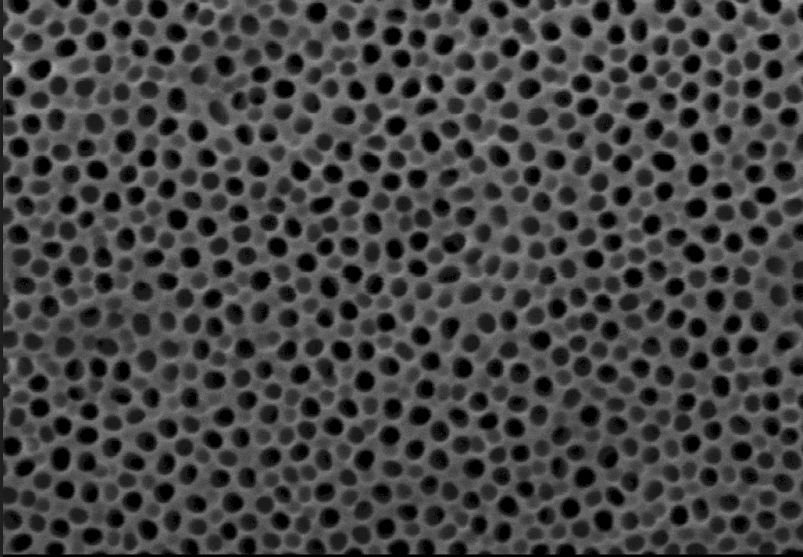
#> input picture segmentação_materias/migro.png, 803 x 557 px
$ jupyter execute seg_materi.ipynb
#> lines starting #> are read from the running program, lines starting #| are printed output that depends on the picture; after the words box and inside, x2 and y2 are one past the last pixel; in counts of white or black regions, pixels touching at a corner belong together
# Segmentação de imagens de varredura eletrônica
* Primeiro é usada uma técnica de **Equalização de histograma** para melhorar o contraste da imagem.
  * [Create CLAHE](https://docs.opencv.org/master/d5/daf/tutorial_py_histogram_equalization.html)
* Na segunda étapa são testados dois algoritmos de segmentação.
  * [ADAPTIVE Thresholding](https://docs.opencv.org/3.4/d7/d4d/tutorial_py_thresholding.html)
* Por fim são usadas técnicas de morfologia para melhorar a segmentação.
  * [Dilation e Erosion](https://opencv-python-tutroals.readthedocs.io/en/latest/py_tutorials/py_imgproc/py_morphological_ops/py_morphological_ops.html)

[cell 1]
import cv2
import matplotlib.pyplot as plt
import numpy as np

### Função para plotar as imagens lado a lado

[cell 2]
def image_plot(img, seg_img, titulo):
    img = cv2.cvtColor(img, cv2.COLOR_BGR2RGB)
    seg_img = cv2.cvtColor(seg_img, cv2.COLOR_BGR2RGB)

    fig, ax1 = plt.subplots(1, 2, figsize=(12, 7))
    plt.tight_layout()
    fig.suptitle(titulo[0])
    ax1[0].set_title(titulo[1])
    ax1[1].set_title(titulo[2])
    ax1[0].imshow(img)
    ax1[1].imshow(seg_img)

    plt.show()

### Lendo a imagem e melhorando o contraste da mesma

[cell 3]
img = cv2.imread("migro.png") # Lendo a imagem
#> img is the input picture: shape (557, 803, 3); mean B, G, R 69.1, 69.1, 69.1
img_normal = img.copy()
gray_image = cv2.cvtColor(img, cv2.COLOR_BGR2GRAY) # Tranformando em escala de cinsar 1 canal
clahe = cv2.createCLAHE(clipLimit=4.0, tileGridSize=(8,8)) # Criando o objeto de equalização
cl1 = clahe.apply(gray_image) # Aplicando o equalizador na imagem

[cell 4]
# Plotando a imagem normal do lado da imagem com o contraste melhorado
image_plot(img, cl1, ["Realce da imagem", "imagem original" , "Imgem melhorada"])

[cell 5]
output_adapthresh = cv2.adaptiveThreshold(cl1, 255.0,
		cv2.ADAPTIVE_THRESH_MEAN_C, cv2.THRESH_BINARY, 17, 3)
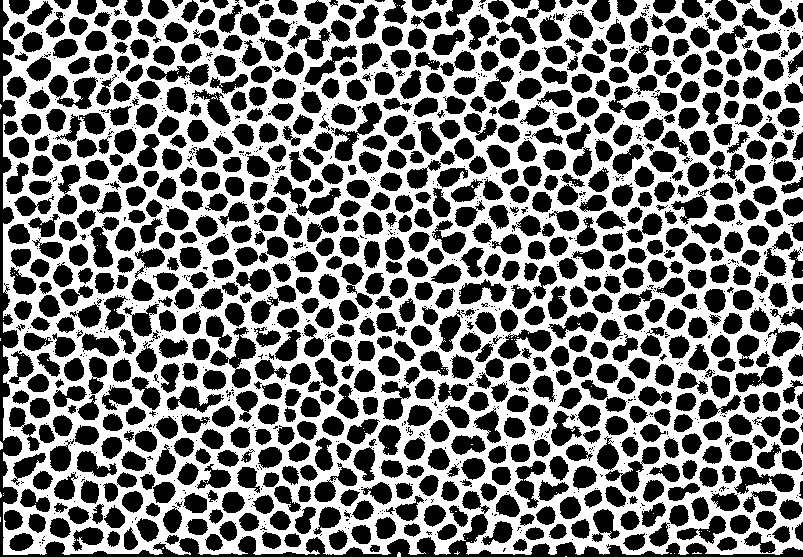
#> output_adapthresh: shape (557, 803); 47.2% white; 188 white regions (186 under 20 px), largest, box (x1, y1, x2, y2) and area: (3, 0, 803, 555) 210587, (0, 441, 3, 450) 22

[cell 6]
image_plot(cl1, output_adapthresh, ["Realce da imagem", "imagem original" , "Imagem Segmentada ADAPTIVE THRESH MEAN"])

[cell 7]
for i in range(0, output_adapthresh.shape[0]):
    for j in range(0, output_adapthresh.shape[1]):
        if output_adapthresh[i][j] == 255:
            output_adapthresh[i][j] = 0
        else:
            output_adapthresh[i][j] = 255

[cell 8]
image_plot(cl1, output_adapthresh, ["Realce da imagem", "imagem original" , "Imagem Segmentada ADAPTIVE THRESH MEAN"])

[cell 9]
# noise removal
kernel = np.ones((3,3),np.uint8)
opening = cv2.morphologyEx(output_adapthresh,cv2.MORPH_OPEN,kernel, iterations = 2)
#> opening: shape (557, 803); 49% white; 878 white regions (3 under 20 px), largest, box (x1, y1, x2, y2) and area: (0, 0, 22, 517) 3299, (305, 46, 356, 85) 658, (91, 227, 113, 267) 544

# sure background area
sure_bg = cv2.dilate(opening,kernel,iterations=2)
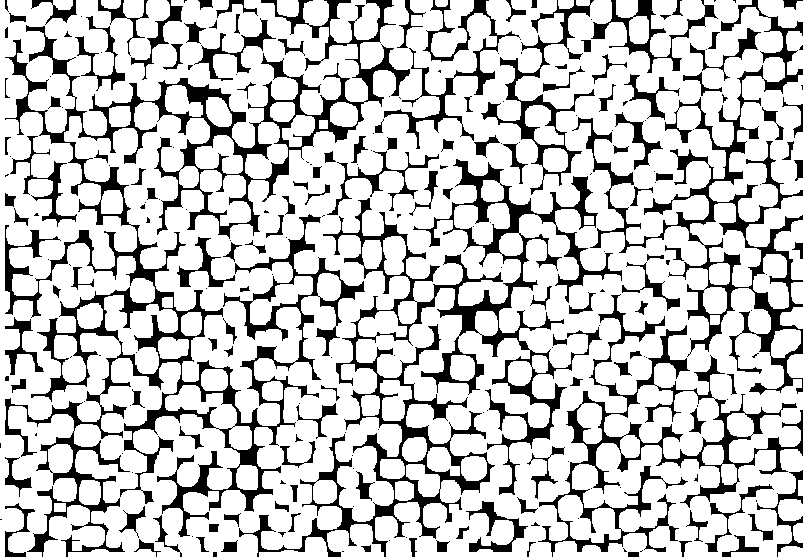
#> sure_bg: shape (557, 803); 78% white; 239 black regions (107 under 20 px), largest, box (x1, y1, x2, y2) and area: (5, 0, 410, 557) 31765, (239, 159, 622, 557) 19005, (572, 0, 803, 395) 10256

[cell 10]
image_plot(output_adapthresh, opening, ["Realce da imagem", "imagem original" , "Imagem Segmentada ADAPTIVE THRESH MEAN"])

[cell 11]
# Finding sure foreground area
dist_transform = cv2.distanceTransform(opening,cv2.DIST_L2,3)
ret, sure_fg = cv2.threshold(dist_transform,0.1*dist_transform.max(),255,0)
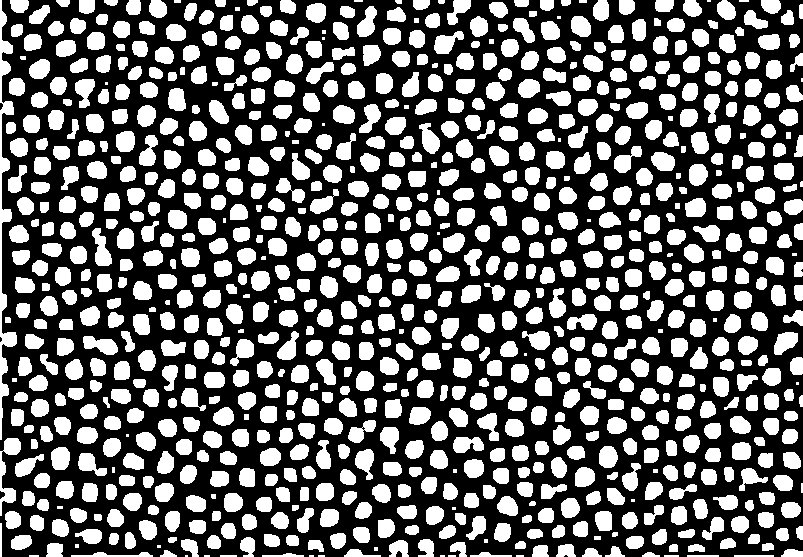
#> sure_fg: shape (557, 803) float32; 38.8% white; 891 white regions (37 under 20 px), largest, box (x1, y1, x2, y2) and area: (0, 0, 17, 440) 1965, (0, 438, 21, 516) 603, (92, 228, 112, 266) 438
#> ret = 1.05

[cell 12]
image_plot(output_adapthresh, sure_fg, ["Realce da imagem", "imagem original" , "Imagem Segmentada ADAPTIVE THRESH MEAN"])
#> in image_plot (call 5), `plt.show()`:
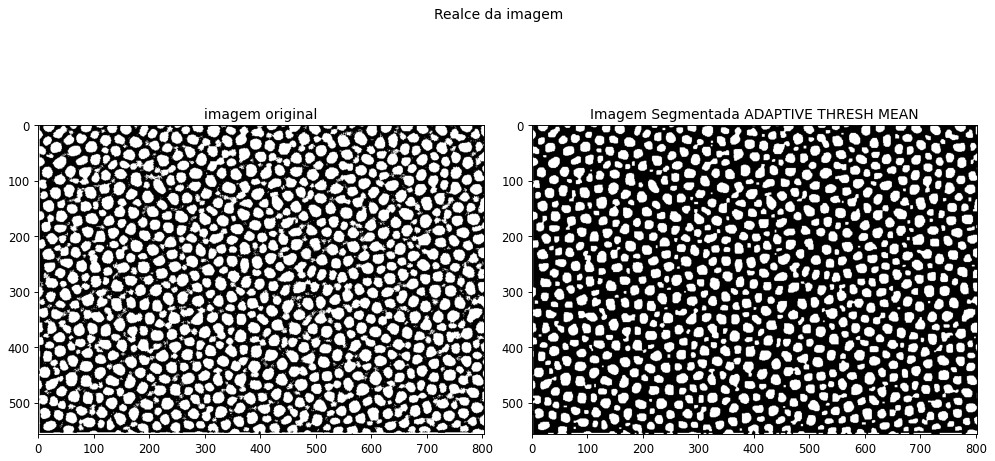
#> figure drawn by matplotlib, 2 panels

[cell 13]
# Finding unknown region
sure_fg = np.uint8(sure_fg)
unknown = cv2.subtract(sure_bg,sure_fg)
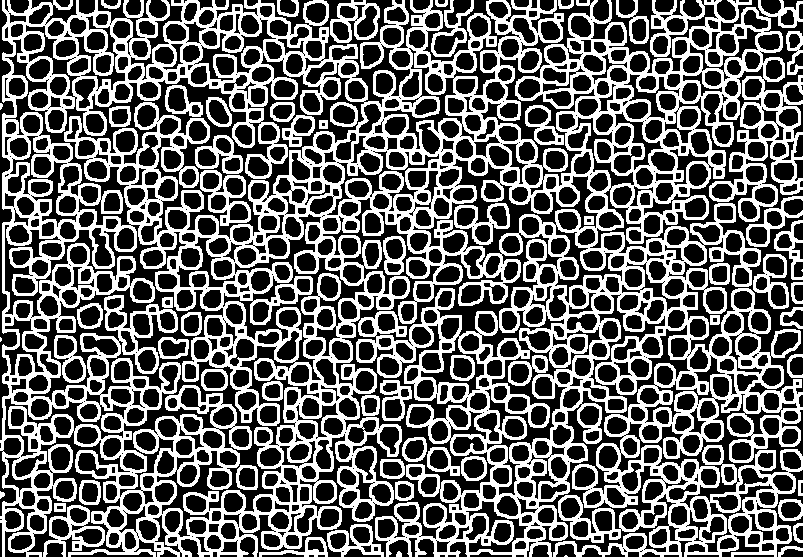
#> unknown: shape (557, 803); 39.2% white; 62 white regions (4 under 20 px), largest, box (x1, y1, x2, y2) and area: (0, 0, 803, 557) 157870, (43, 505, 105, 557) 943, (200, 170, 251, 226) 928

[cell 14]
image_plot(unknown, sure_fg, ["Realce da imagem", "imagem original" , "Imagem Segmentada ADAPTIVE THRESH MEAN"])

[cell 15]
cl1 = cv2.cvtColor(cl1, cv2.COLOR_BGR2RGB)
# Marker labelling
ret, markers = cv2.connectedComponents(sure_fg)
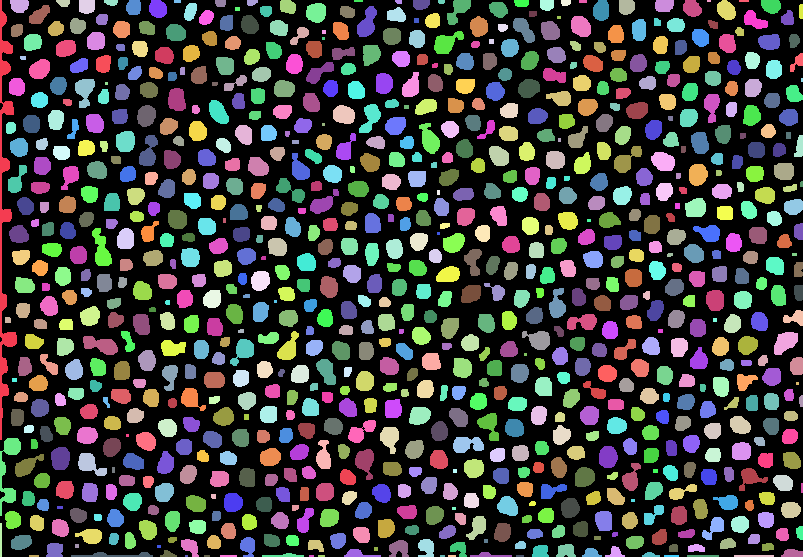
#> markers: shape (557, 803) int32; 892 distinct labels, from 0 to 891; one colour per label, 0 black
#> ret = 892
# Add one to all labels so that sure background is not 0, but 1
markers = markers+1
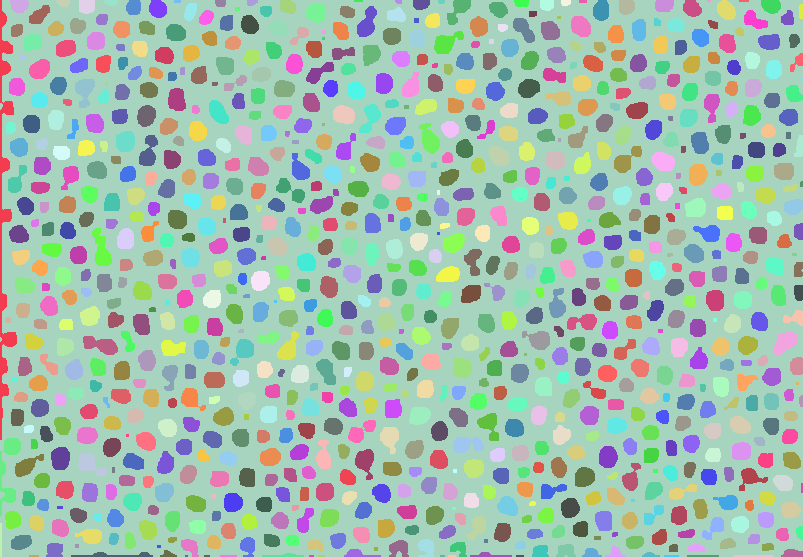
#> markers: shape (557, 803) int32; 892 distinct labels, from 1 to 892; one colour per label, 0 black
# Now, mark the region of unknown with zero
markers[unknown==255] = 0
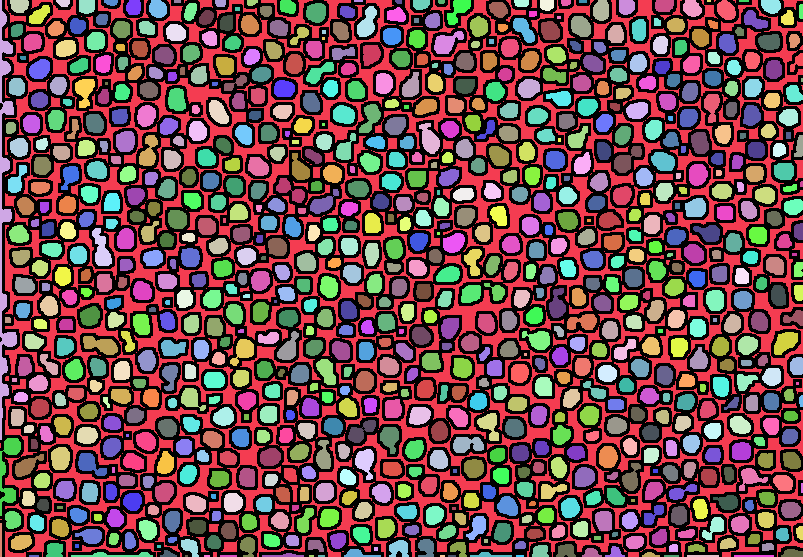
#> markers: shape (557, 803) int32; 893 distinct labels, from 0 to 892; one colour per label, 0 black

markers = cv2.watershed(img,markers)
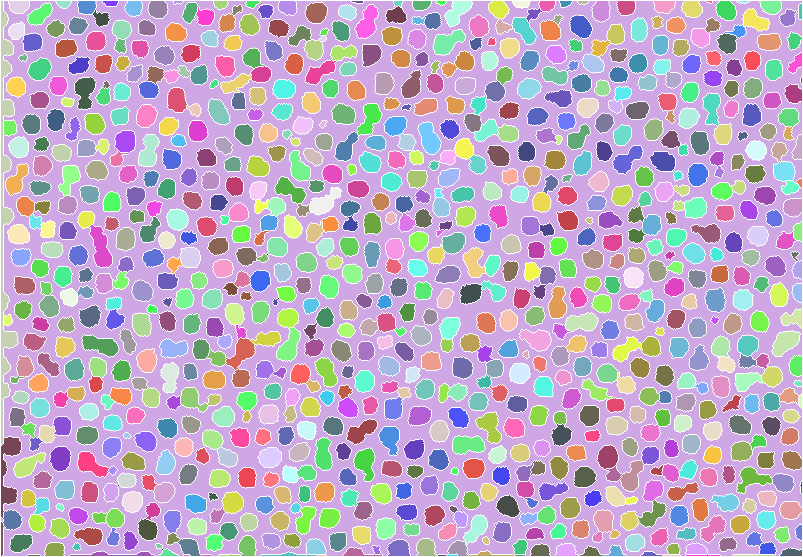
#> markers: shape (557, 803) int32; 894 distinct labels, from -1 to 892; one colour per label, 0 black, -1 white
cl1[markers == -1] = [255,0,0]
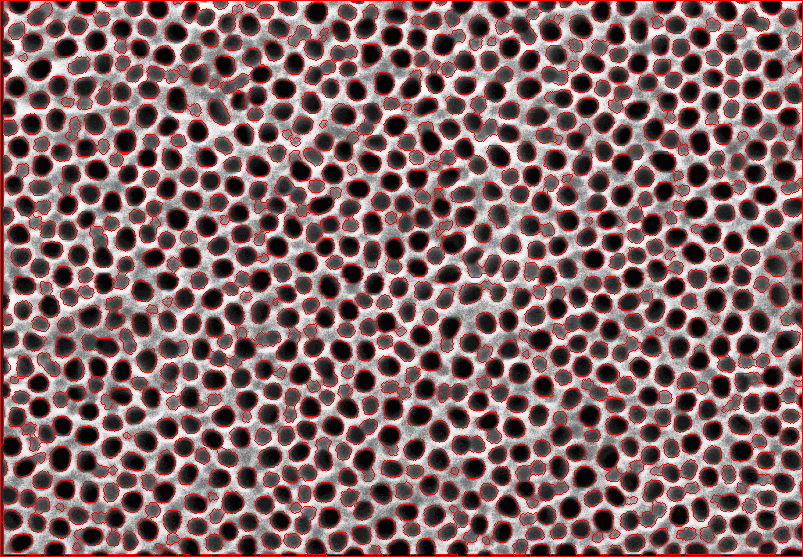
#> cl1: shape (557, 803, 3); mean R, G, B 131.8, 103.9, 103.9

[cell 16]
output_adapthresh_1 = cv2.cvtColor(output_adapthresh, cv2.COLOR_BGR2RGB)
fig, ax1 = plt.subplots(2, 2, figsize=(11, 8))
fig.suptitle("Resultado da segmentação")

ax1[0][0].imshow(img_normal)
ax1[0][0].set_title("Imagem original")

ax1[0][1].imshow(output_adapthresh_1)
ax1[0][1].set_title("Imagem segmentada")

ax1[1][0].imshow(output_adapthresh)
ax1[1][0].set_title("Imagem segmentada com cor")

ax1[1][1].imshow(cl1)
ax1[1][1].set_title("Imagem final com contornos")

plt.tight_layout()
plt.savefig('resultado.jpg', format='jpg')
#> figure, not shown here; B, G, R data is drawn as R, G, B
plt.show()

$ run again, with segmentação_materias/micro_2.png copied over segmentação_materias/migro.png
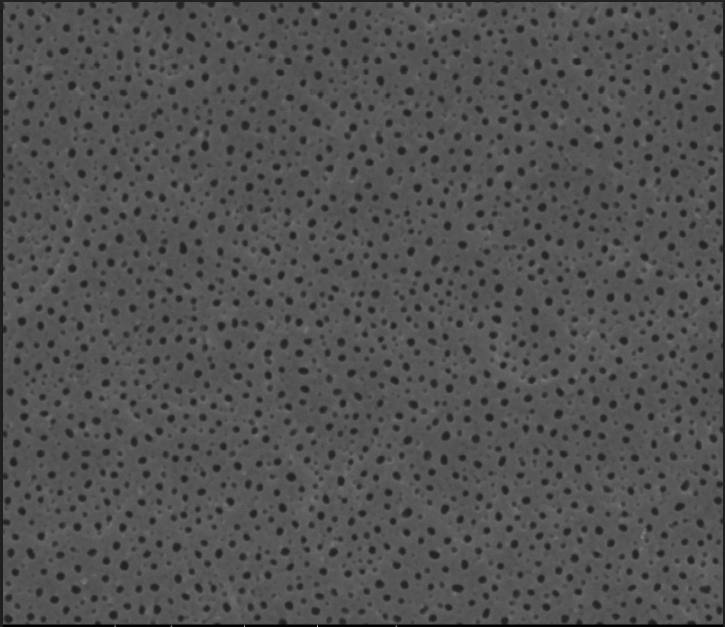
#> input picture segmentação_materias/micro_2.png, 725 x 627 px
#> img is the input picture: shape (627, 725, 3); mean B, G, R 81.3, 81.3, 81.3
#> seg_img: shape (627, 725, 3); 67.4% white; 4825 black regions (2651 under 20 px), largest, box (x1, y1, x2, y2) and area: (0, 0, 725, 627) 6935, (116, 616, 317, 627) 667, (318, 617, 396, 627) 273
#> opening: shape (627, 725); 18% white; 1455 white regions (5 under 20 px), largest, box (x1, y1, x2, y2) and area: (0, 0, 8, 624) 1970, (397, 617, 725, 627) 1123, (318, 618, 396, 627) 264
#> sure_bg: shape (627, 725); 42.7% white; 1072 white regions, largest, box (x1, y1, x2, y2) and area: (0, 0, 725, 627) 10544, (265, 107, 309, 147) 759, (473, 490, 523, 535) 654
#> `ret, sure_fg = cv2.threshold(dist_transform,0.1*dist_transform.max(),2..`: ret = 0.602
#> unknown: shape (627, 725); 24.6% white in thin lines or dots
#> img: shape (627, 725, 3); 24.6% white in thin lines or dots
#> `ret, markers = cv2.connectedComponents(sure_fg)`:
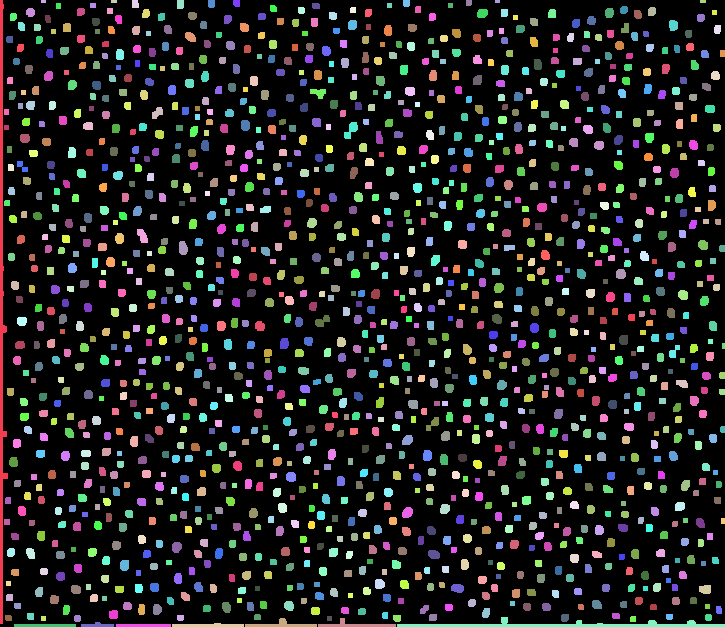
#> markers: shape (627, 725) int32; 1456 distinct labels, from 0 to 1455; one colour per label, 0 black
#> `ret, markers = cv2.connectedComponents(sure_fg)`: ret = 1456
#> `cl1[markers == -1] = [255,0,0]`:
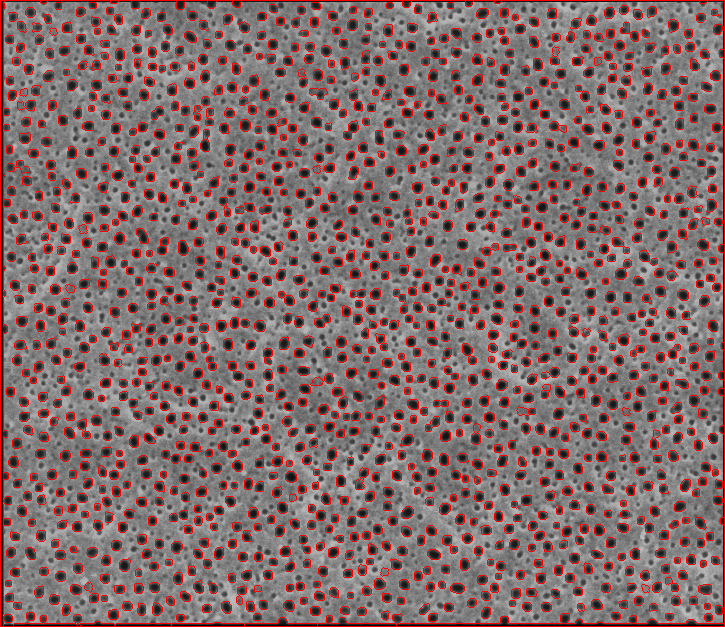
#> cl1: shape (627, 725, 3); mean R, G, B 131.6, 107.1, 107.1

$ run again, with segmentação_materias/micro_3.png copied over segmentação_materias/migro.png
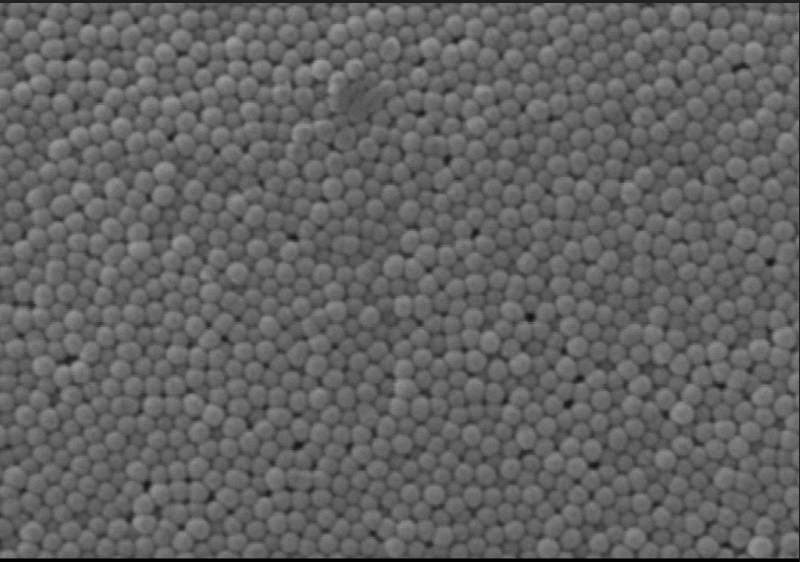
#> input picture segmentação_materias/micro_3.png, 800 x 562 px
#> img is the input picture: shape (562, 800, 3); min 0, max 161, mean 97.3
#> seg_img: shape (562, 800, 3); 54.9% white; 1336 black regions (1290 under 20 px), largest, box (x1, y1, x2, y2) and area: (0, 0, 800, 562) 197477, (0, 250, 20, 268) 182, (771, 7, 797, 18) 136
#> opening: shape (562, 800); 32.2% white; 1230 white regions (2 under 20 px), largest, box (x1, y1, x2, y2) and area: (0, 548, 800, 562) 3376, (0, 0, 800, 10) 2874, (101, 24, 160, 71) 846
#> sure_bg: shape (562, 800); 63.5% white; 215 black regions (29 under 20 px), largest, box (x1, y1, x2, y2) and area: (214, 5, 800, 556) 69033, (80, 213, 401, 556) 15750, (468, 5, 728, 256) 11480
#> `ret, sure_fg = cv2.threshold(dist_transform,0.1*dist_transform.max(),2..`: ret = 0.751
#> unknown: shape (562, 800); 31.3% white in thin lines or dots
#> img: shape (562, 800, 3); 31.3% white in thin lines or dots
#> `ret, markers = cv2.connectedComponents(sure_fg)`: ret = 1231
#> `cl1[markers == -1] = [255,0,0]`:
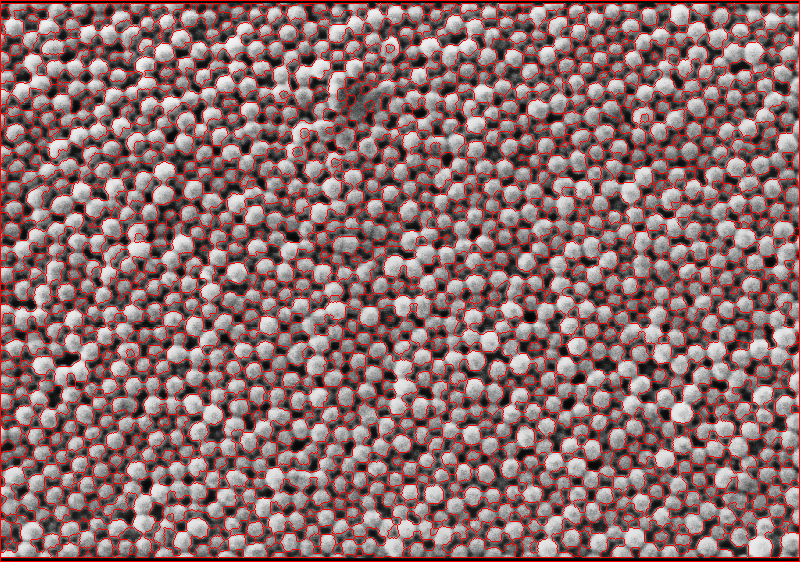
#> cl1: shape (562, 800, 3); mean R, G, B 141.5, 108.2, 108.2
